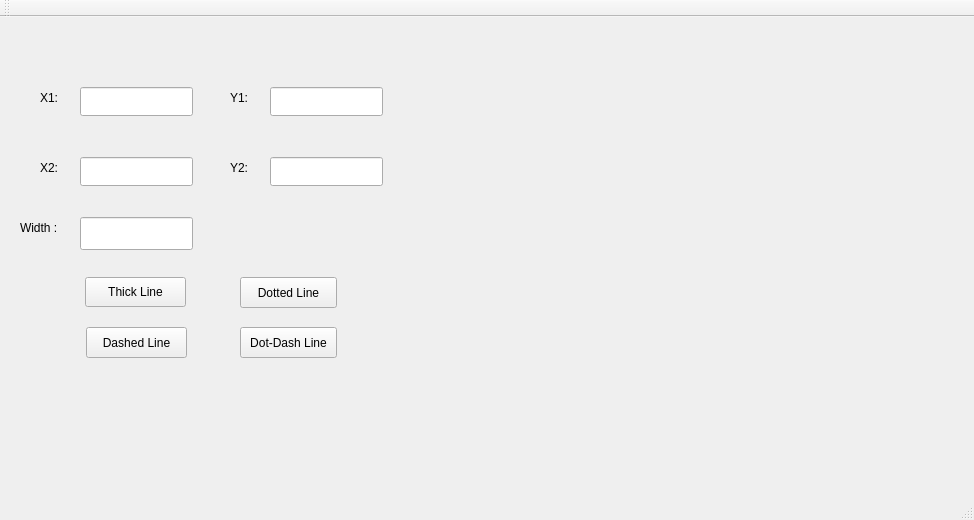
<?xml version="1.0" encoding="UTF-8"?>
<ui version="4.0">
 <class>MainWindow</class>
 <widget class="QMainWindow" name="MainWindow">
  <property name="geometry">
   <rect>
    <x>0</x>
    <y>0</y>
    <width>974</width>
    <height>520</height>
   </rect>
  </property>
  <property name="windowTitle">
   <string>MainWindow</string>
  </property>
  <widget class="QWidget" name="centralWidget">
   <widget class="QLabel" name="imageLabel">
    <property name="geometry">
     <rect>
      <x>530</x>
      <y>50</y>
      <width>300</width>
      <height>300</height>
     </rect>
    </property>
    <property name="text">
     <string/>
    </property>
   </widget>
   <widget class="QLabel" name="x1_1">
    <property name="geometry">
     <rect>
      <x>40</x>
      <y>70</y>
      <width>31</width>
      <height>21</height>
     </rect>
    </property>
    <property name="text">
     <string>X1:</string>
    </property>
   </widget>
   <widget class="QLineEdit" name="x1">
    <property name="geometry">
     <rect>
      <x>80</x>
      <y>70</y>
      <width>113</width>
      <height>29</height>
     </rect>
    </property>
    <property name="text">
     <string/>
    </property>
   </widget>
   <widget class="QLineEdit" name="y1">
    <property name="geometry">
     <rect>
      <x>270</x>
      <y>70</y>
      <width>113</width>
      <height>29</height>
     </rect>
    </property>
    <property name="text">
     <string/>
    </property>
   </widget>
   <widget class="QLineEdit" name="x2">
    <property name="geometry">
     <rect>
      <x>80</x>
      <y>140</y>
      <width>113</width>
      <height>29</height>
     </rect>
    </property>
    <property name="text">
     <string/>
    </property>
   </widget>
   <widget class="QLineEdit" name="y2">
    <property name="geometry">
     <rect>
      <x>270</x>
      <y>140</y>
      <width>113</width>
      <height>29</height>
     </rect>
    </property>
    <property name="text">
     <string/>
    </property>
   </widget>
   <widget class="QLabel" name="y2_1">
    <property name="geometry">
     <rect>
      <x>230</x>
      <y>140</y>
      <width>31</width>
      <height>21</height>
     </rect>
    </property>
    <property name="text">
     <string>Y2:</string>
    </property>
   </widget>
   <widget class="QLabel" name="x2_1">
    <property name="geometry">
     <rect>
      <x>40</x>
      <y>140</y>
      <width>31</width>
      <height>21</height>
     </rect>
    </property>
    <property name="text">
     <string>X2:</string>
    </property>
   </widget>
   <widget class="QLabel" name="y1_1">
    <property name="geometry">
     <rect>
      <x>230</x>
      <y>70</y>
      <width>31</width>
      <height>21</height>
     </rect>
    </property>
    <property name="text">
     <string>Y1:</string>
    </property>
   </widget>
   <widget class="QPushButton" name="thickLine">
    <property name="geometry">
     <rect>
      <x>85</x>
      <y>260</y>
      <width>101</width>
      <height>30</height>
     </rect>
    </property>
    <property name="text">
     <string>Thick Line</string>
    </property>
   </widget>
   <widget class="QPushButton" name="dotted">
    <property name="geometry">
     <rect>
      <x>240</x>
      <y>260</y>
      <width>97</width>
      <height>31</height>
     </rect>
    </property>
    <property name="text">
     <string>Dotted Line</string>
    </property>
   </widget>
   <widget class="QPushButton" name="dashed">
    <property name="geometry">
     <rect>
      <x>86</x>
      <y>310</y>
      <width>101</width>
      <height>31</height>
     </rect>
    </property>
    <property name="text">
     <string>Dashed Line</string>
    </property>
   </widget>
   <widget class="QPushButton" name="pushButton">
    <property name="geometry">
     <rect>
      <x>240</x>
      <y>310</y>
      <width>97</width>
      <height>31</height>
     </rect>
    </property>
    <property name="text">
     <string>Dot-Dash Line</string>
    </property>
   </widget>
   <widget class="QLabel" name="label">
    <property name="geometry">
     <rect>
      <x>20</x>
      <y>200</y>
      <width>51</width>
      <height>21</height>
     </rect>
    </property>
    <property name="text">
     <string>Width :</string>
    </property>
   </widget>
   <widget class="QLineEdit" name="width">
    <property name="geometry">
     <rect>
      <x>80</x>
      <y>200</y>
      <width>113</width>
      <height>33</height>
     </rect>
    </property>
   </widget>
  </widget>
  <widget class="QMenuBar" name="menuBar">
   <property name="geometry">
    <rect>
     <x>0</x>
     <y>0</y>
     <width>974</width>
     <height>22</height>
    </rect>
   </property>
  </widget>
  <widget class="QToolBar" name="mainToolBar">
   <attribute name="toolBarArea">
    <enum>TopToolBarArea</enum>
   </attribute>
   <attribute name="toolBarBreak">
    <bool>false</bool>
   </attribute>
  </widget>
  <widget class="QStatusBar" name="statusBar"/>
 </widget>
 <layoutdefault spacing="6" margin="11"/>
 <resources/>
 <connections/>
</ui>
